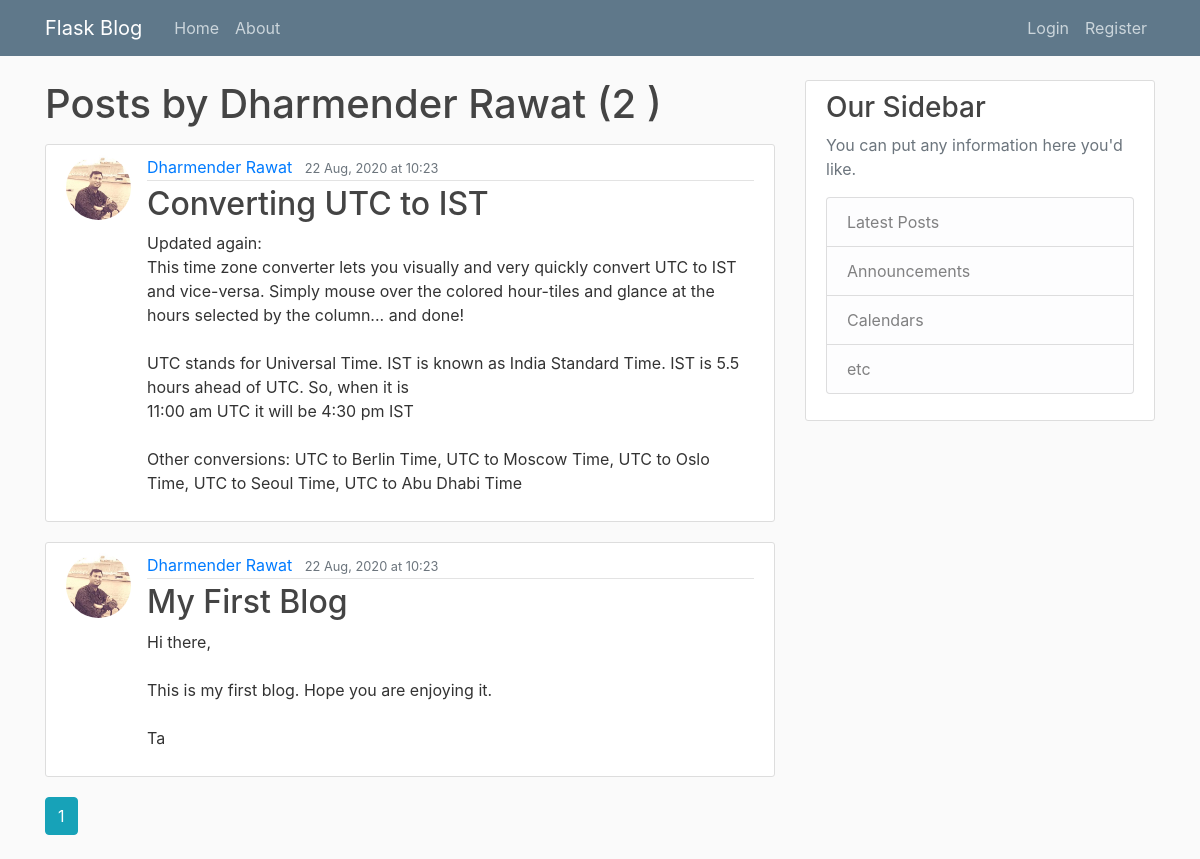
The page /user/posts/Dharmender Rawat on the database as committed earlier.
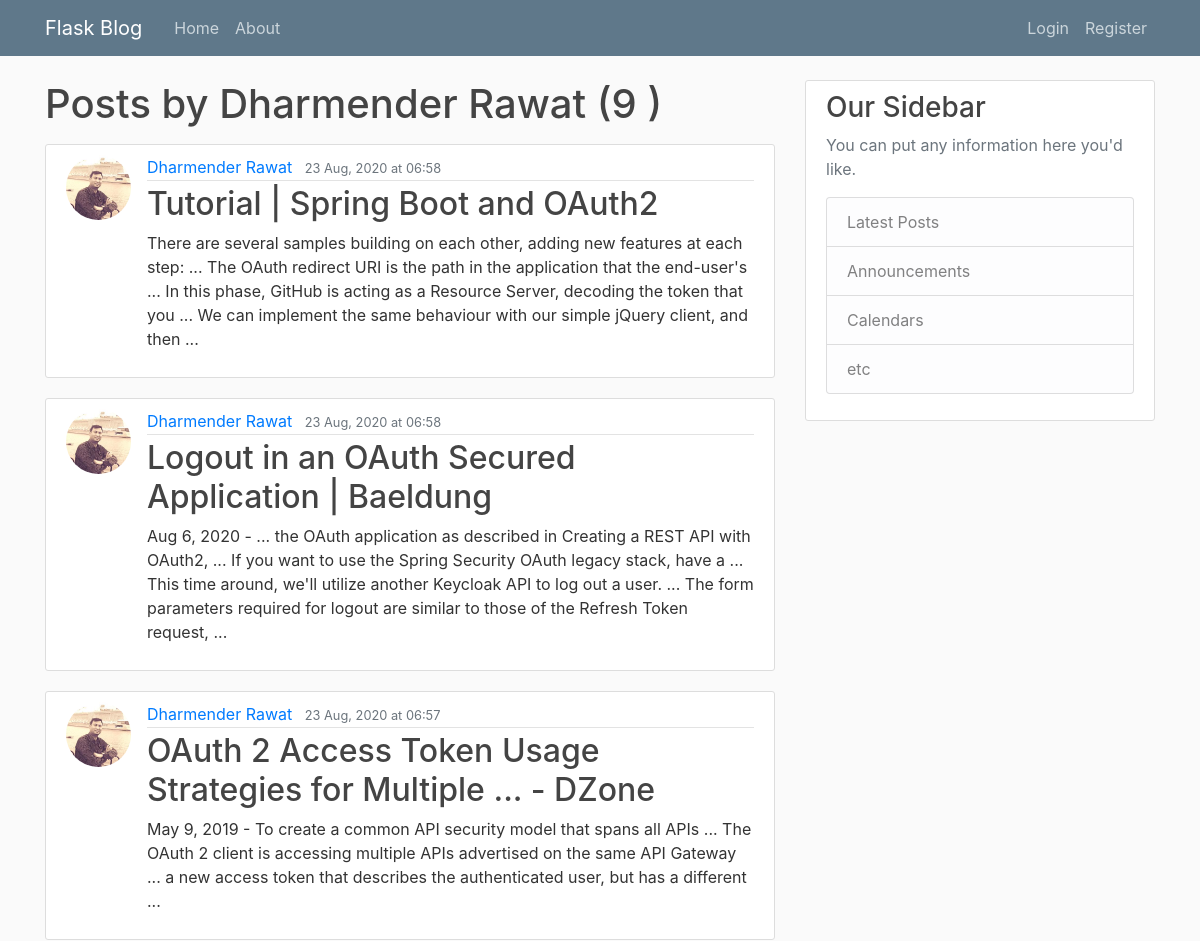
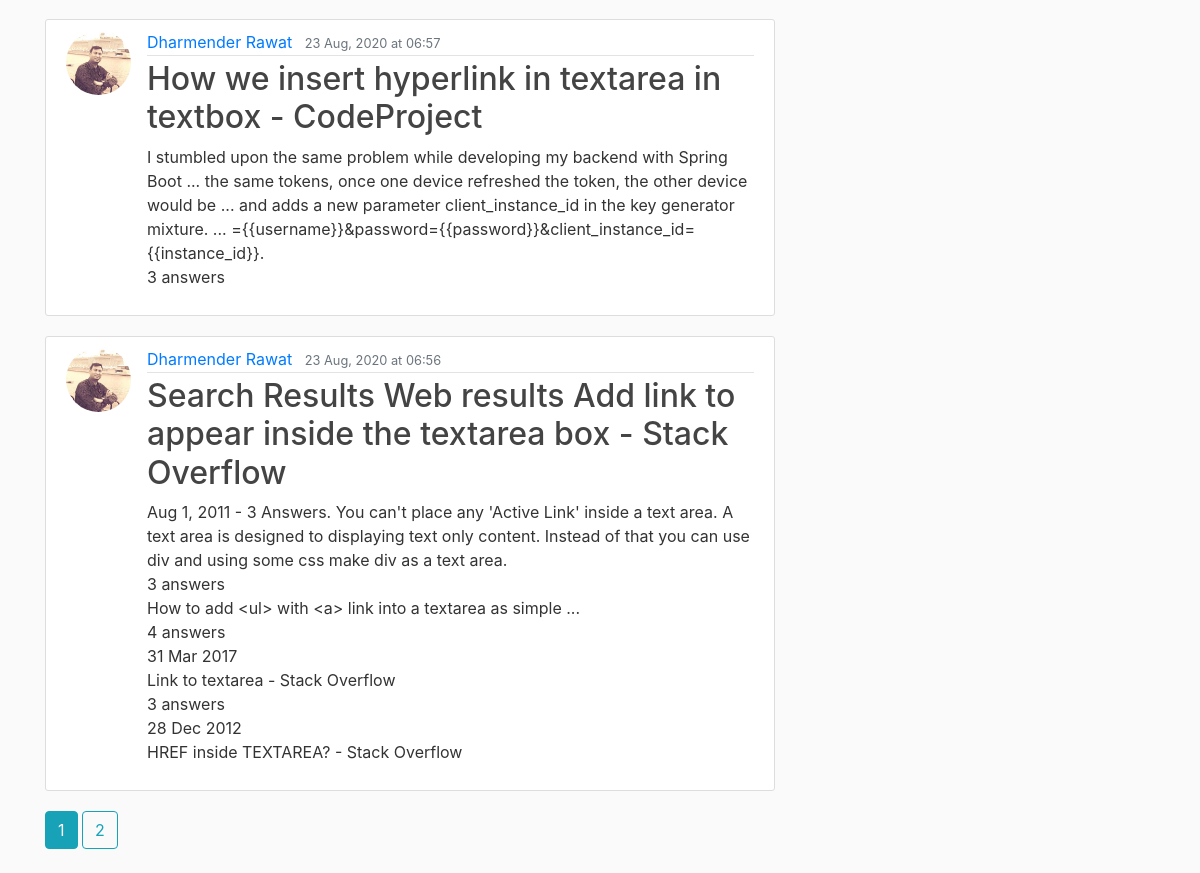
The same page on the database as committed later (2 pictures, top to bottom).
### blog/models.py (models this page shows, shortened)
class User (db.Model, UserMixin):
    id = db.Column(db.Integer, primary_key = True)
    username = db.Column(db.String(20), unique = True, nullable = False)
    email = db.Column(db.String(120), unique=True, nullable=False)
    image_file = db.Column(db.String(20), nullable=False, default = 'default.jpg')
    password = db.Column(db.String(60), nullable=False)
    posts = db.relationship('Post', backref = 'author', lazy = True)

class Post(db.Model):
    id = db.Column('post_id', db.Integer, primary_key=True)
    title = db.Column(db.String(120),  nullable=False)
    date_posted = db.Column(db.DateTime, nullable=False, default = datetime.utcnow)
    contents = db.Column(db.Text, nullable = False)
    user_id = db.Column(db.Integer, db.ForeignKey('user.id'), nullable = False)

### blog/routes.py (the view)
@app.route("/user/posts/<username>")
def user_posts(username):
    page = request.args.get('page', 1, type=int)
    user = User.query.filter_by(username=username).first_or_404()
    posts = Post.query.filter_by(author=user)\
                        .order_by(Post.date_posted.desc())\
                        .paginate(page=page, per_page=5)
    return render_template('user_posts.html', posts=posts, title=username + "'s Post", date_format=date_format, user=user)

### blog/routes.py (called while the page is built)
def date_format(mydate):
    mydate = mydate.replace(tzinfo=pytz.UTC)
    mydate = mydate.replace(tzinfo=pytz.UTC)
    return mydate.astimezone(tzlocal()).strftime('%d %b, %Y at %H:%M')

### blog/templates/user_posts.html
{% extends "layout.html" %}
{% block content %}
<h1 class="mb-3">Posts by {{user.username}} ({{ posts.total}} ) </h1>
{% for post in posts.items %}
<article class="media content-section">
    <img class="rounded-circle article-img"
         src="{{ url_for('static', filename='profile_pics/' + post.author.image_file) }}">
    <div class="media-body">
        <div class="article-metadata">
            <a class="mr-2" href="{{ url_for('user_posts', username=post.author.username )}}">{{ post.author.username }}</a>
            <small class="text-muted">{{ date_format(post.date_posted) }}</small>
        </div>
        <h2><a class="article-title" href="{{ url_for('post', post_id=post.id) }}">{{ post.title }}</a></h2>
        <p class="article-content">{{ post.contents }}</p>
    </div>
</article>
{% endfor %}
{%  for page_num in posts.iter_pages(left_edge=1, right_edge=1, left_current=1, right_current=2) %}
    {%  if page_num %}
        {% if posts.page == page_num %}
        <a class="btn btn-info mb-4"    href="{{ url_for('user_posts', username=user.username, page=page_num)}}"> {{page_num}} </a>
        {% else %}
        <a class="btn btn-outline-info mb-4"    href="{{ url_for('user_posts', username=user.username, page=page_num)}}"> {{page_num}} </a>
        {% endif %}
    {%  else %}
    ...
    {%  endif %}
{%  endfor %}
{% endblock %}

### blog/templates/layout.html (shortened to what this page needs)
<!DOCTYPE html>
<html lang="en">
<head>
    <link rel="stylesheet" href="https://stackpath.bootstrapcdn.com/bootstrap/4.3.1/css/bootstrap.min.css">
    <link rel="stylesheet" type="text/css" href="{{ url_for('static', filename='main.css') }}">
</head>
<body>
  <header class="site-header">
      <nav class="navbar navbar-expand-md navbar-dark bg-steel fixed-top">
        <div class="container">
          <a class="navbar-brand mr-4" href="/">Flask Blog</a>
          <div class="collapse navbar-collapse" id="navbarToggle">
            <div class="navbar-nav mr-auto">
              <a class="nav-item nav-link" href="{{ url_for('home') }}">Home</a>
              <a class="nav-item nav-link" href="{{ url_for('about') }}">About</a>
            </div>
            <div class="navbar-nav">
              {% if current_user.is_authenticated %}
                <a class="nav-item nav-link" href="{{ url_for('account') }}">Account</a>
                <a class="nav-item nav-link" href="{{ url_for('logout') }}">Logout</a>
              {% else %}
                <a class="nav-item nav-link" href="{{ url_for('login') }}">Login</a>
                <a class="nav-item nav-link" href="{{ url_for('register') }}">Register</a>
              {% endif %}
            </div>
          </div>
        </div>
      </nav>
    </header>
    <main role="main" class="container">
      <div class="row">
        <div class="col-md-8">
          {% block content %}{% endblock %}
        </div>
        <div class="col-md-4">
          <div class="content-section">
            <h3>Our Sidebar</h3>
            <p class='text-muted'>You can put any information here you'd like.
              <ul class="list-group">
                <li class="list-group-item list-group-item-light">Latest Posts</li>
                <li class="list-group-item list-group-item-light">Announcements</li>
                <li class="list-group-item list-group-item-light">Calendars</li>
                <li class="list-group-item list-group-item-light">etc</li>
              </ul>
            </p>
          </div>
        </div>
      </div>
    </main>
</body>
</html>

### blog/static/main.css (style rules this page uses)
body { background: #fafafa; color: #333333; margin-top: 5rem; }
h1, h2, h3, h4, h5, h6 { color: #444444; }
.bg-steel { background-color: #5f788a; }
.site-header .navbar-nav .nav-link { color: #cbd5db; }
.content-section { background: #ffffff; padding: 10px 20px; border: 1px solid #dddddd; border-radius: 3px; margin-bottom: 20px; }
.article-title { color: #444444; }
.article-content { white-space: pre-line; }
.article-img { height: 65px; width: 65px; margin-right: 16px; }
.article-metadata { padding-bottom: 1px; margin-bottom: 4px; border-bottom: 1px solid #e3e3e3 }

Rows that differ between the two databases and show on the page:
no longer on this page (row unchanged): Post: image_file (picture), author.username "Dharmender Rawat", date_posted "22 Aug, 2020 at 10:23", title "Converting UTC to IST", contents "Updated again: This time zone converter lets you visually and very quickly convert UTC to IST and vice-versa. Simply mouse over the colored hour-tiles and glance at the hours selected by the column... and done! UTC stands for Universal Time. IST is known as India Standard Time. IST is 5.5 hours ahead of UTC. So, when it is 11:00 am UTC it will be 4:30 pm IST Other conversions: UTC to Berlin Time, UTC to Moscow Time, UTC to Oslo Time, UTC to Seoul Time, UTC to Abu Dhabi Time"
removed Post: image_file (picture), author.username "Dharmender Rawat", date_posted "22 Aug, 2020 at 10:23", title "My First Blog", contents "Hi there, This is my first blog. Hope you are enjoying it. Ta"
added Post: image_file (picture), author.username "Dharmender Rawat", date_posted "23 Aug, 2020 at 06:58", title "Tutorial | Spring Boot and OAuth2", contents "There are several samples building on each other, adding new features at each step: ... The OAuth redirect URI is the path in the application that the end-user's ... In this phase, GitHub is acting as a Resource Server, decoding the token that you ... We can implement the same behaviour with our simple jQuery client, and then ..."
added Post: image_file (picture), author.username "Dharmender Rawat", date_posted "23 Aug, 2020 at 06:58", title "Logout in an OAuth Secured Application | Baeldung", contents "Aug 6, 2020 - ... the OAuth application as described in Creating a REST API with OAuth2, ... If you want to use the Spring Security OAuth legacy stack, have a ... This time around, we'll utilize another Keycloak API to log out a user. ... The form parameters required for logout are similar to those of the Refresh Token request, ..."
added Post: image_file (picture), author.username "Dharmender Rawat", date_posted "23 Aug, 2020 at 06:57", title "OAuth 2 Access Token Usage Strategies for Multiple ... - DZone", contents "May 9, 2019 - To create a common API security model that spans all APIs ... The OAuth 2 client is accessing multiple APIs advertised on the same API Gateway ... a new access token that describes the authenticated user, but has a different ..."
added Post: image_file (picture), author.username "Dharmender Rawat", date_posted "23 Aug, 2020 at 06:57", title "How we insert hyperlink in textarea in textbox - CodeProject", contents "I stumbled upon the same problem while developing my backend with Spring Boot ... the same tokens, once one device refreshed the token, the other device would be ... and adds a new parameter client_instance_id in the key generator mixture. ... ={{username}}&password={{password}}&client_instance_id={{instance_id}}. 3 answers"
added Post: image_file (picture), author.username "Dharmender Rawat", date_posted "23 Aug, 2020 at 06:56", title "Search Results Web results Add link to appear inside the textarea box - Stack Overflow", contents "Aug 1, 2011 - 3 Answers. You can't place any 'Active Link' inside a text area. A text area is designed to displaying text only content. Instead of that you can use div and using some css make div as a text area. 3 answers How to add <ul> with <a> link into a textarea as simple ... 4 answers 31 Mar 2017 Link to textarea - Stack Overflow 3 answers 28 Dec 2012 HREF inside TEXTAREA? - Stack Overflow"
Other text that changed with them:
{{ posts.total }}: "2" → "9"
new list line: "2"
